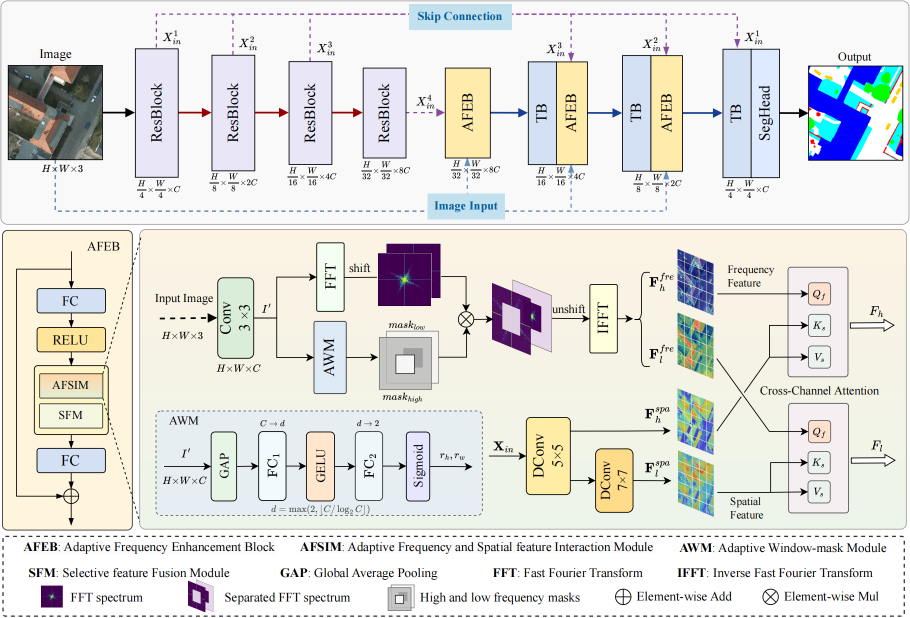
#> input picture figs/fig_framework.png, 1820 x 1235 px (shown at 1/2 size)
$ python -i transform.py   (imports and definitions only)
#> lines starting #> are read from the running program, lines starting #| are printed output that depends on the picture
#> further down, picture is the input picture: PIL image 1820x1235 RGBA; mean R, G, B, A 226.1, 225.9, 222.1, 255
import math
import numbers
from PIL import Image, ImageOps, ImageEnhance
import numpy as np
import random
from scipy.ndimage.morphology import generate_binary_structure, binary_erosion
from scipy.ndimage import maximum_filter


class Compose(object):
    def __init__(self, transforms):
        self.transforms = transforms

    # [7 lines left out: function __call__, not called in this run]


class RandomCrop(object):
    """
    Take a random crop from the image.
    First the image or crop size may need to be adjusted if the incoming image
    is too small...
    If the image is smaller than the crop, then:
         the image is padded up to the size of the crop
         unless 'nopad', in which case the crop size is shrunk to fit the image
    A random crop is taken such that the crop fits within the image.
    If a centroid is passed in, the crop must intersect the centroid.
    """
    # [59 lines left out: functions __init__, __call__, not called in this run]


class PadImage(object):
    def __init__(self, size=(512, 512), ignore_index=0):
        self.size = size
        self.ignore_index = ignore_index

    # [16 lines left out: function __call__, not called in this run]


class RandomHorizontalFlip(object):

    def __init__(self, prob: float = 0.5):
        self.prob = prob

    # [12 lines left out: function __call__, not called in this run]


class RandomVerticalFlip(object):
    def __init__(self, prob: float = 0.5):
        self.prob = prob

    # [12 lines left out: function __call__, not called in this run]


class Resize(object):
    def __init__(self, size: tuple = (512,  512)):
        self.size = size  # size: (h, w)

    def __call__(self, img, mask):
        assert img.size == mask.size
        return img.resize(self.size, Image.BICUBIC), mask.resize(self.size, Image.NEAREST)


class RandomScale(object):
    def __init__(self, scale_list=[0.75, 1.0, 1.25], mode='value'):
        self.scale_list = scale_list
        self.mode = mode

    # [10 lines left out: function __call__, not called in this run]


class ColorJitter(object):
    def __init__(self, brightness=0.5, contrast=0.5, saturation=0.5):
        if not brightness is None and brightness>0:
            self.brightness = [max(1-brightness, 0), 1+brightness]
        if not contrast is None and contrast>0:
            self.contrast = [max(1-contrast, 0), 1+contrast]
        if not saturation is None and saturation>0:
            self.saturation = [max(1-saturation, 0), 1+saturation]

    def __call__(self, img, mask=None):
        r_brightness = random.uniform(self.brightness[0], self.brightness[1])
        r_contrast = random.uniform(self.contrast[0], self.contrast[1])
        r_saturation = random.uniform(self.saturation[0], self.saturation[1])
        img = ImageEnhance.Brightness(img).enhance(r_brightness)
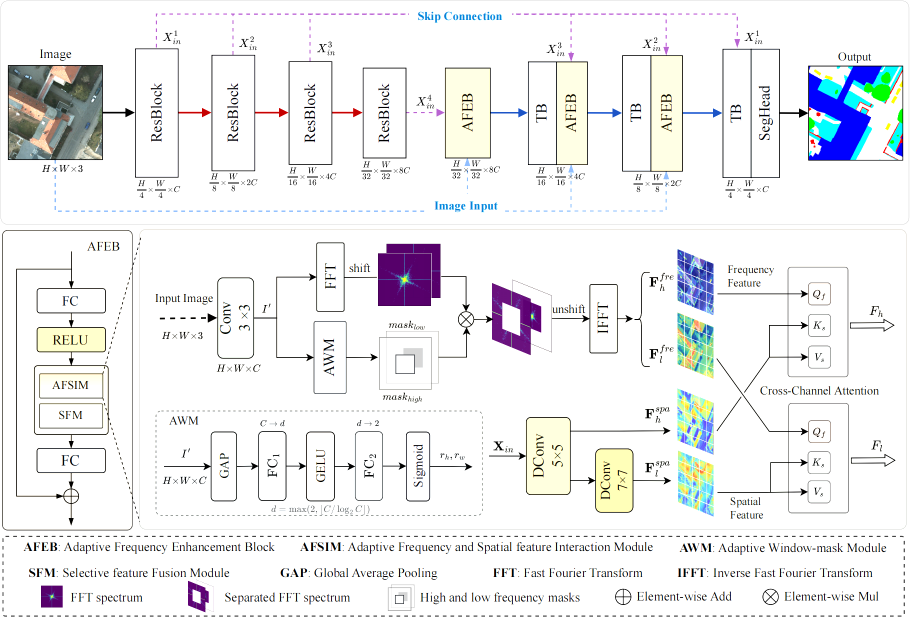
#> img: PIL image 1820x1235 RGBA (shown at 1/2 size); mean R, G, B, A 238.1, 238.7, 239.8, 255
        img = ImageEnhance.Contrast(img).enhance(r_contrast)
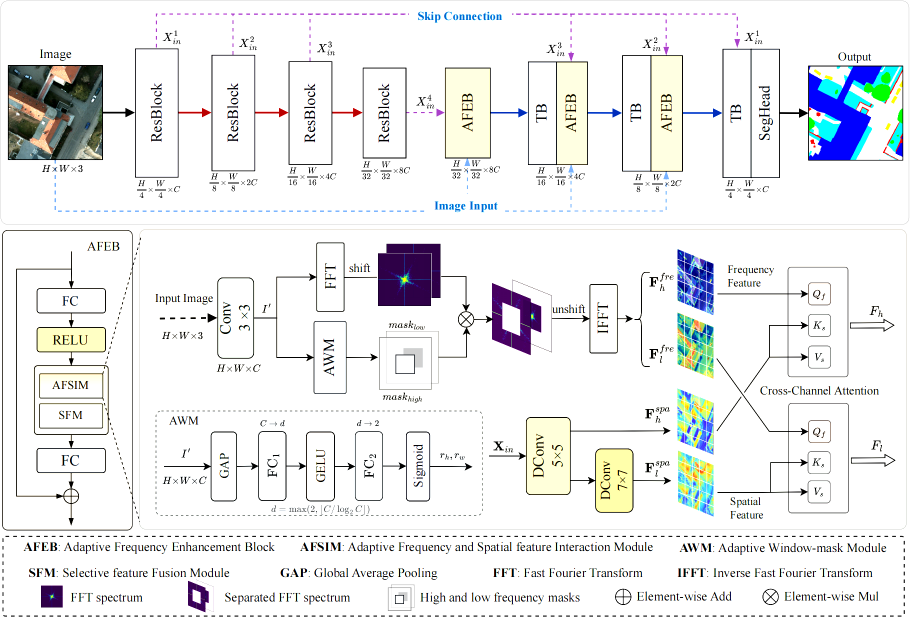
#> img: PIL image 1820x1235 RGBA (shown at 1/2 size); mean R, G, B, A 235.8, 236.8, 237.5, 255
        img = ImageEnhance.Color(img).enhance(r_saturation)
        if mask is None:
            return img
        else:
            return img, mask


class SmartCropV1(object):
    # [22 lines left out: functions __init__, __call__, not called in this run]


class SmartCropV2(object):
    # [32 lines left out: functions __init__, __call__, not called in this run]

>>> from PIL import Image
>>> picture = Image.open('../figs/fig_framework.png')
>>> result = ColorJitter()(picture)
